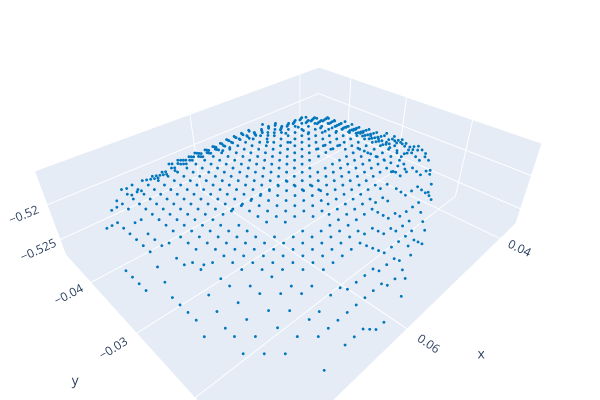

The notebook cell saved with this chart:
### Code cell
plane_model, inliers = pcd.segment_plane(
    distance_threshold=0.005,
    ransac_n=3,
    num_iterations=100
)

pcd = pcd.select_by_index(inliers)

o3d.visualization.draw_plotly([pcd], window_name = "2. Segmented PCD")

### Figure 1 — Plotly figure (JSON) as saved in the notebook; plotly's stock layout.template omitted (floating-point values rounded to 4 significant figures; data arrays with more than 128 entries replaced by an {"elided": "..."} marker saying what was removed)
{"data": [{"marker": {"color": {"elided": "748x3 float values"}, "size": 1}, "mode": "markers", "type": "scatter3d", "x": {"elided": "748 float values"}, "y": {"elided": "748 float values"}, "z": {"elided": "748 float values"}}], "layout": {"height": 400, "margin": {"b": 0, "l": 0, "r": 0, "t": 0}, "scene": {"camera": {"center": {"x": 0, "y": 0, "z": 0}, "up": {"x": 0, "y": 0, "z": 1}}}, "showlegend": false, "width": 600}}
